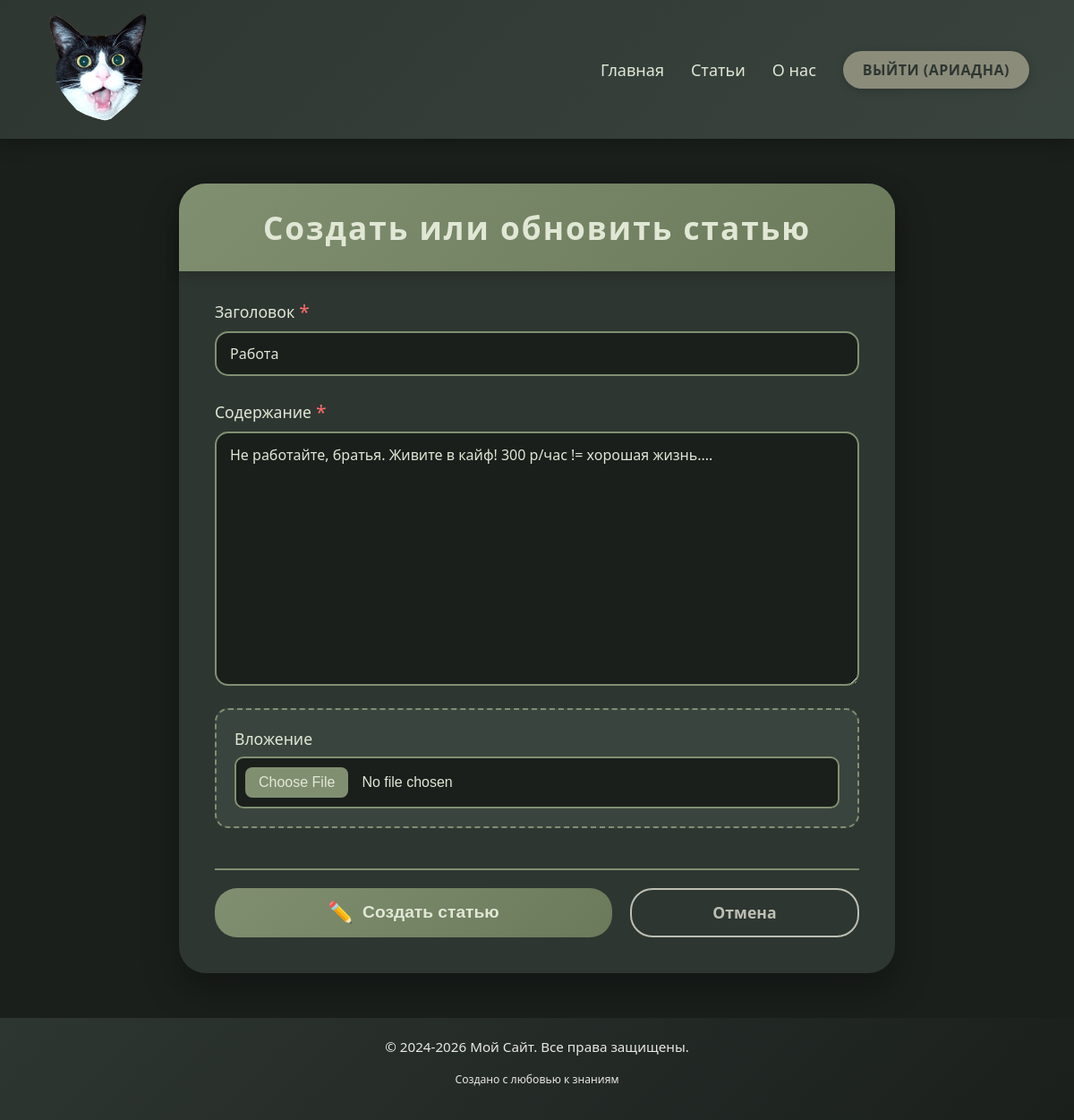
The app's page /articles/update/foq6 (signed in) with its own data.
### articles/models.py (models this page shows, shortened)
class Article(models.Model):
    title = models.CharField(max_length=200)
    slug = models.SlugField()
    body = models.TextField()
    date = models.DateTimeField(auto_now_add=True)
    thumbnail = models.ImageField(upload_to="images/", blank=True)
    author = models.ForeignKey(User, default=None, on_delete=models.CASCADE)

### articles/views.py (the view)
# urls.py: path('update/<slug:slug>', views.article_update, name='article_update'),
@login_required(login_url='accounts:login')
def article_update(request, slug):
    article = Article.objects.get(slug=slug)
    if request.user.id == article.author.id:
        if request.method == 'POST':
            form = forms.ArticleForm(request.POST, request.FILES, instance=article)
            if form.is_valid():
                instance = form.save(commit=False)
                instance.author = request.user
                instance.save()
                return redirect('articles:article_detail', slug=article.slug)
        else:
            form = forms.ArticleForm(instance=article)
        return render(request, 'accounts/article_form.html', {'form': form})
    return HttpResponse('401 Unauthorized', status=401)

### articles/forms.py
class ArticleForm(forms.ModelForm):
    class Meta:
        model = models.Article
        fields = ['title', 'body', 'thumbnail']
        labels = {
            "title": "Заголовок",
            "body": "Содержание",
            "thumbnail": "Вложение",
        }
        widgets = {
            "title": forms.TextInput(attrs={'placeholder': 'Напишите заголовок статьи...'}),
            "body": forms.Textarea(attrs={'placeholder': 'Напишите содержание для статьи...'}),
            "thumbnail": forms.ClearableFileInput(),
        }

### accounts/templates/accounts/article_form.html (shortened to what this page needs)
{% extends "base_layout.html" %}
{% block content %}
<div class="auth-container article-create-container">
    <h1>Создать или обновить статью</h1>
    <form class="auth-form article-form form" method="post" enctype="multipart/form-data">
        {% for field in form %}
        <div class="form-group {% if field.field.widget.input_type == 'file' %}file-group{% endif %}">
            <label for="{{ field.id_for_label }}">
                {{ field.label }}
                {% if field.field.required %}
                    <span class="required">*</span>
                {% endif %}
            </label>
            {{ field }}
        </div>
        {% endfor %}
        <div class="form-actions">
            <button type="submit" class="auth-button create-button">
                <span class="button-icon">✏️</span>
                Создать статью
            </button>
            <a href="{% url 'articles:article_list' %}" class="cancel-button">Отмена</a>
        </div>
    </form>
</div>
{% endblock content %}

### templates/base_layout.html (shortened to what this page needs)
{% load static %}
<!DOCTYPE html>
<html lang="en">
    <head>
        <link rel="stylesheet" href="{% static '/css/style.css' %}">
    </head>
    <body>
        <header>
            <div class="logo">
                <a href="/">
                    <img src="{% static 'images/logo.png' %}" alt="Site Logo" width="120">
                </a>
            </div>
            <nav class="navbar">
                <ul class="nav-menu">
                    <li><a href="{% url 'homepage' %}">Главная</a></li>
                    <li><a href="{% url 'articles:article_list' %}">Статьи</a></li>
                    <li><a href="{% url 'about' %}">О нас</a></li>
                    {% if user.is_authenticated %}
                        <li class="auth-item">
                            <form class="logout-form" action="{% url 'accounts:logout' %}" method="post">
                                <button class="logout-button" type="submit">Выйти ({{ user.username }})</button>
                            </form>
                        </li>
                    {% else %}
                        <li class="auth-item"><a href="{% url 'accounts:login' %}" class="auth-link">Войти</a></li>
                        <li class="auth-item"><a href="{% url 'accounts:signup' %}" class="auth-link register">Регистрация</a></li>
                    {% endif %}
                </ul>
            </nav>
        </header>
        <main>
            {% block content %}{% endblock content %}
        </main>
        <footer>
                <p>&copy; 2024-2026 Мой Сайт. Все права защищены.</p>
                <p style="font-size: 0.8em; margin-top: 10px;">Создано с любовью к знаниям</p>
        </footer>
    </body>
</html>

### records on screen
Article: form "Работа" "Не работайте, братья. Живите в кайф! 300 р/час != хорошая жизнь...."

### other values on screen
{{ user.username }} "АРИАДНА"
{{ field.label }} "Заголовок" "Содержание" "Вложение"
